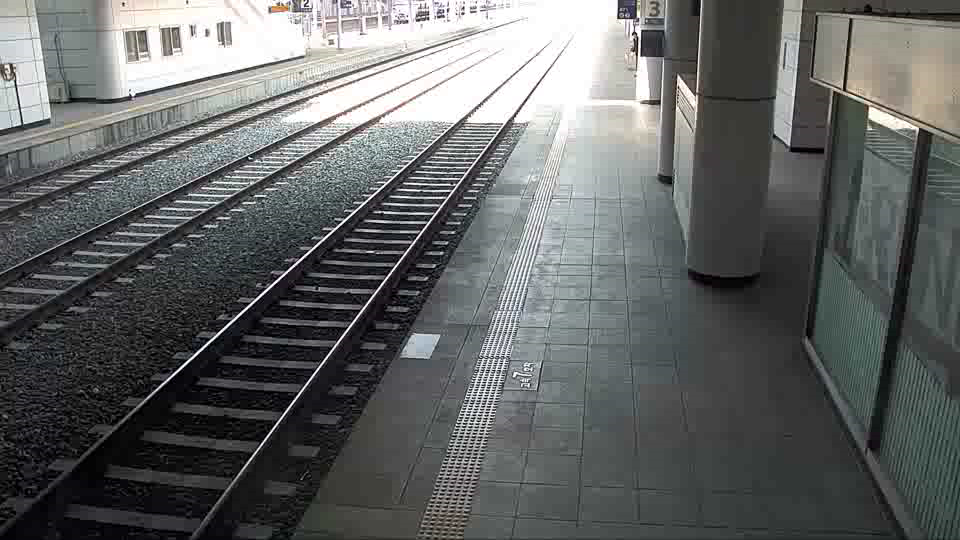
#> input picture frame 300 of bin/data/daejeon.avi, 960 x 540 px, given in place of chessboard.avi, which was not available
$ python distortion_correction.py
#> lines starting #> are read from the running program, lines starting #| are printed output that depends on the picture; after the words box and inside, x2 and y2 are one past the last pixel; in counts of white or black regions, pixels touching at a corner belong together
import numpy as np
import cv2 as cv

# The given video and calibration data
video_file = '../data/chessboard.avi'
K = np.array([[432.7390364738057, 0, 476.0614994349778],
              [0, 431.2395555913084, 288.7602152621297],
              [0, 0, 1]]) # Derived from `camera_calibration.py`
dist_coeff = np.array([-0.2852754904152874, 0.1016466459919075, -0.0004420196146339175, 0.0001149909868437517, -0.01803978785585194])

# Open a video
video = cv.VideoCapture(video_file)
assert video.isOpened(), 'Cannot read the given input, ' + video_file

# Run distortion correction
show_rectify = True
map1, map2 = None, None
while True:
    # Read an image from the video
    valid, img = video.read()
#> img is the input picture: shape (540, 960, 3); mean B, G, R 101.1, 101.6, 99.2
    if not valid:
        break

    # Rectify geometric distortion (Alternative: `cv.undistort()`)
    info = "Original"
    if show_rectify:
        if map1 is None or map2 is None:
            map1, map2 = cv.initUndistortRectifyMap(K, dist_coeff, None, None, (img.shape[1], img.shape[0]), cv.CV_32FC1)
        img = cv.remap(img, map1, map2, interpolation=cv.INTER_LINEAR)
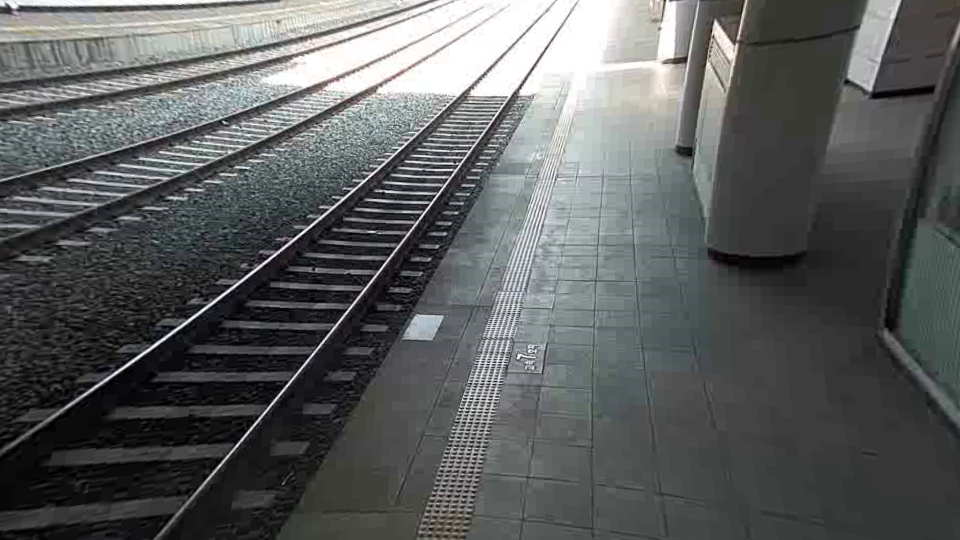
#> img: shape (540, 960, 3); mean B, G, R 94.3, 94.2, 92
        info = "Rectified"
    cv.putText(img, info, (10, 25), cv.FONT_HERSHEY_DUPLEX, 0.6, (0, 255, 0))
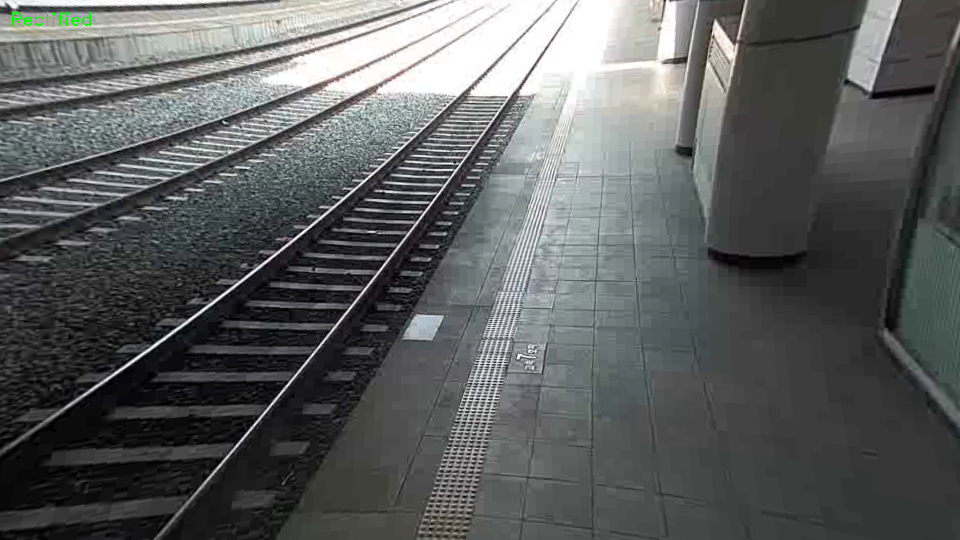
#> img: shape (540, 960, 3); 0.06% of pixels changed, all inside (x1, y1, x2, y2) = (12, 12, 91, 26)

    # Show the image and process the key event
    cv.imshow("Geometric Distortion Correction", img)
    key = cv.waitKey(10)
#> (key Esc is pressed here)
    if key == ord(' '):     # Space: Pause
        key = cv.waitKey()
    if key == 27:           # ESC: Exit
        break
    elif key == ord('\t'):  # Tab: Toggle the mode
        show_rectify = not show_rectify

video.release()
cv.destroyAllWindows()

$ run again, starting later in the video
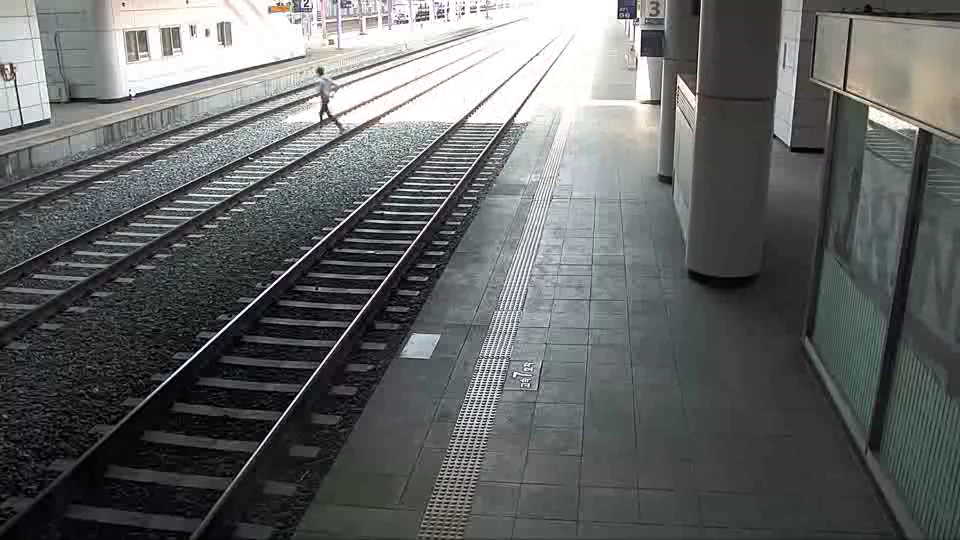
#> input picture frame 1350 of bin/data/daejeon.avi, 960 x 540 px, given in place of chessboard.avi, which was not available
#> img is the input picture: shape (540, 960, 3); mean B, G, R 100.8, 101.1, 98.7
#> `img = cv.remap(img, map1, map2, interpolation=cv.INTER_LINEAR)`:
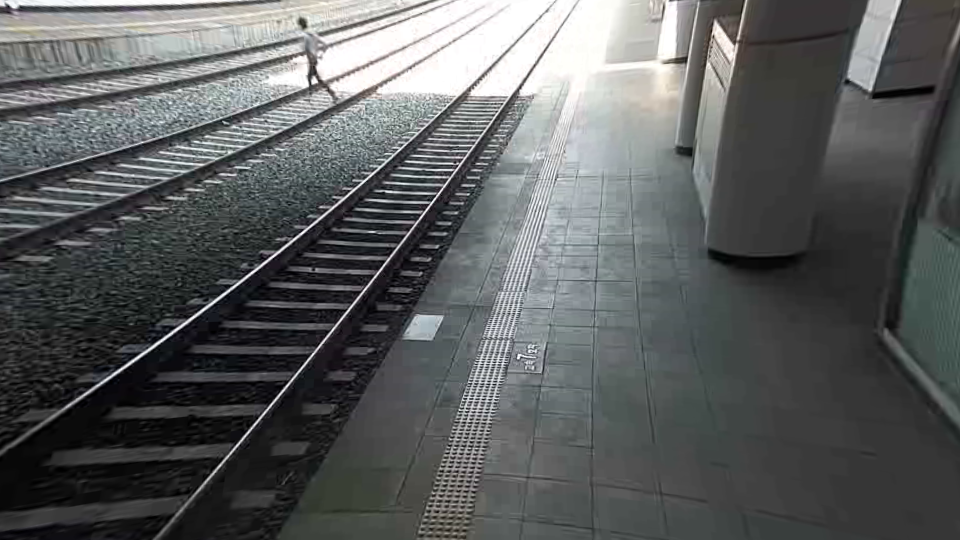
#> img: shape (540, 960, 3); mean B, G, R 94, 93.7, 91.4
#> `cv.putText(img, info, (10, 25), cv.FONT_HERSHEY_DUPLEX, 0.6, (0, 255, ..`:
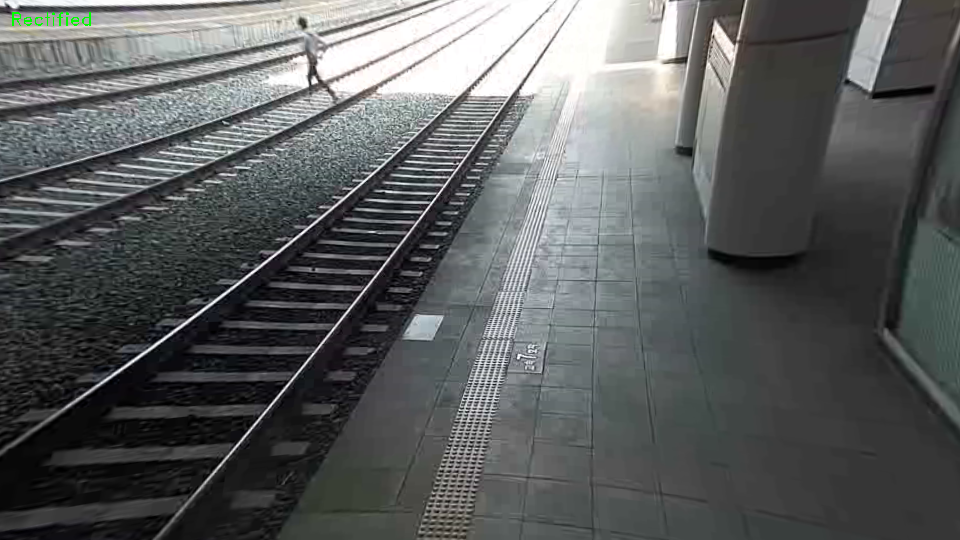
#> img: shape (540, 960, 3); 0.06% of pixels changed, all inside (x1, y1, x2, y2) = (12, 12, 91, 26)

$ run again, starting later in the video
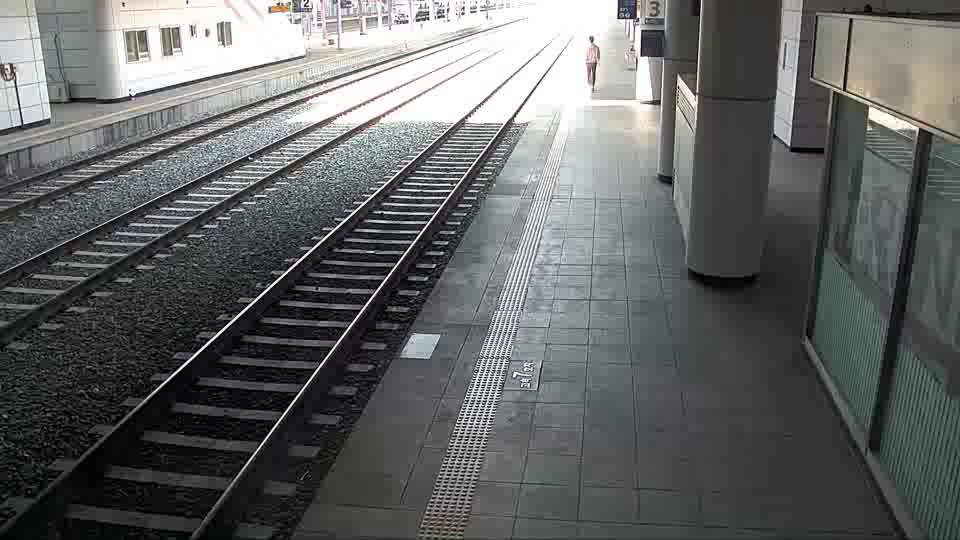
#> input picture frame 2400 of bin/data/daejeon.avi, 960 x 540 px, given in place of chessboard.avi, which was not available
#> img is the input picture: shape (540, 960, 3); mean B, G, R 101.1, 101.4, 99.2
#> `img = cv.remap(img, map1, map2, interpolation=cv.INTER_LINEAR)`:
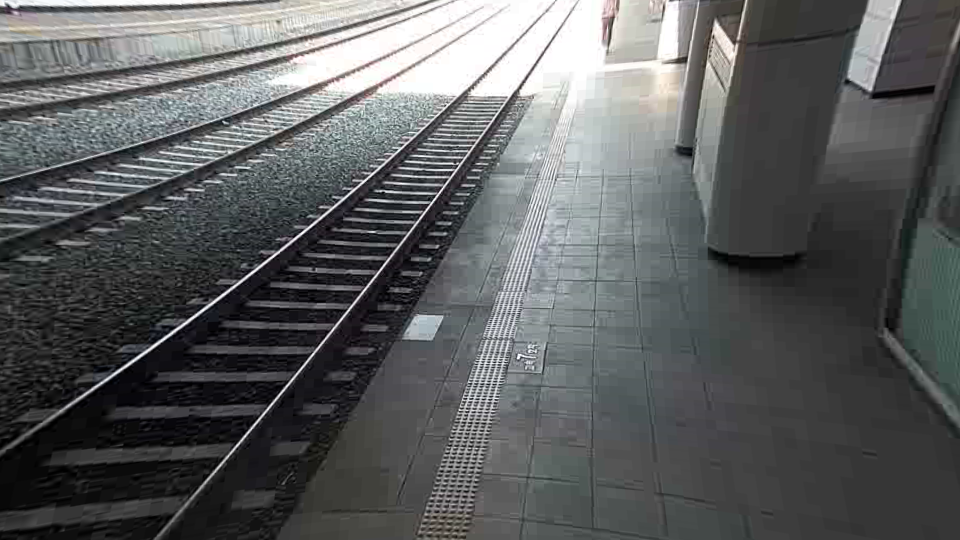
#> img: shape (540, 960, 3); mean B, G, R 94.5, 93.9, 92.1
#> `cv.putText(img, info, (10, 25), cv.FONT_HERSHEY_DUPLEX, 0.6, (0, 255, ..`:
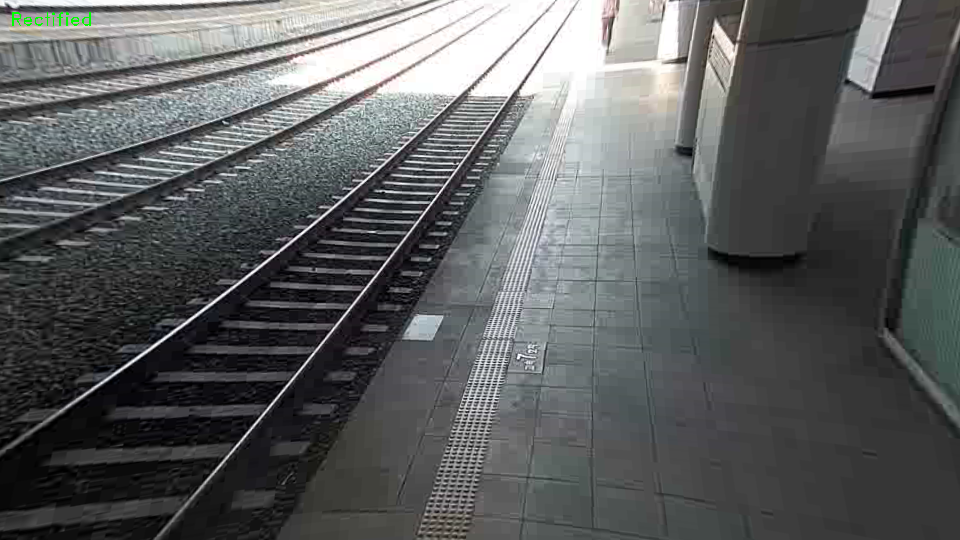
#> img: shape (540, 960, 3); 0.06% of pixels changed, all inside (x1, y1, x2, y2) = (12, 12, 91, 26)
